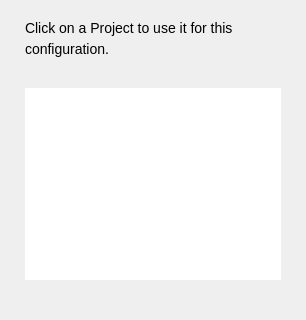
  <widget class="ProjectConfigPage" name="project_config_page">
   <property name="toolTip">
    <string>&lt;html&gt;&lt;head/&gt;&lt;body&gt;&lt;p&gt;Select a Project to copy the config from.&lt;/p&gt;&lt;/body&gt;&lt;/html&gt;</string>
   </property>
   <property name="title">
    <string>&lt;p&gt;&lt;/p&gt;&lt;font size=18&gt;&amp;nbsp;Select Another Project's Configuration&lt;/font&gt;&lt;p&gt;&lt;/p&gt;</string>
   </property>
   <property name="subTitle">
    <string>&amp;nbsp;</string>
   </property>
   <layout class="QVBoxLayout" name="verticalLayout_2">
    <property name="leftMargin">
     <number>25</number>
    </property>
    <property name="topMargin">
     <number>20</number>
    </property>
    <property name="rightMargin">
     <number>25</number>
    </property>
    <property name="bottomMargin">
     <number>20</number>
    </property>
    <item>
     <widget class="QLabel" name="project_config_subheader">
      <property name="styleSheet">
       <string notr="true">font-size: 14px;</string>
      </property>
      <property name="text">
       <string>&lt;p style=&quot;line-height: 130%&quot;&gt;Click on a Project to use it for this configuration.&lt;/p&gt;</string>
      </property>
      <property name="wordWrap">
       <bool>true</bool>
      </property>
     </widget>
    </item>
    <item>
     <spacer name="verticalSpacer_8">
      <property name="orientation">
       <enum>Qt::Vertical</enum>
      </property>
      <property name="sizeType">
       <enum>QSizePolicy::Fixed</enum>
      </property>
      <property name="sizeHint" stdset="0">
       <size>
        <width>20</width>
        <height>20</height>
       </size>
      </property>
     </spacer>
    </item>
    <item>
     <widget class="QListView" name="project_list">
      <property name="frameShape">
       <enum>QFrame::NoFrame</enum>
      </property>
      <property name="frameShadow">
       <enum>QFrame::Plain</enum>
      </property>
      <property name="autoScroll">
       <bool>false</bool>
      </property>
      <property name="editTriggers">
       <set>QAbstractItemView::NoEditTriggers</set>
      </property>
      <property name="showDropIndicator" stdset="0">
       <bool>false</bool>
      </property>
      <property name="selectionMode">
       <enum>QAbstractItemView::SingleSelection</enum>
      </property>
      <property name="textElideMode">
       <enum>Qt::ElideNone</enum>
      </property>
      <property name="movement">
       <enum>QListView::Static</enum>
      </property>
      <property name="flow">
       <enum>QListView::LeftToRight</enum>
      </property>
      <property name="isWrapping" stdset="0">
       <bool>true</bool>
      </property>
      <property name="resizeMode">
       <enum>QListView::Adjust</enum>
      </property>
      <property name="layoutMode">
       <enum>QListView::Batched</enum>
      </property>
      <property name="spacing">
       <number>10</number>
      </property>
      <property name="viewMode">
       <enum>QListView::IconMode</enum>
      </property>
      <property name="uniformItemSizes">
       <bool>true</bool>
      </property>
      <property name="wordWrap">
       <bool>true</bool>
      </property>
      <property name="selectionRectVisible">
       <bool>false</bool>
      </property>
     </widget>
    </item>
    <item>
     <widget class="QLabel" name="project_errors">
      <property name="styleSheet">
       <string notr="true">color: rgb(252, 98, 70);</string>
      </property>
      <property name="text">
       <string/>
      </property>
      <property name="alignment">
       <set>Qt::AlignCenter</set>
      </property>
      <property name="wordWrap">
       <bool>true</bool>
      </property>
     </widget>
    </item>
   </layout>
  </widget>
